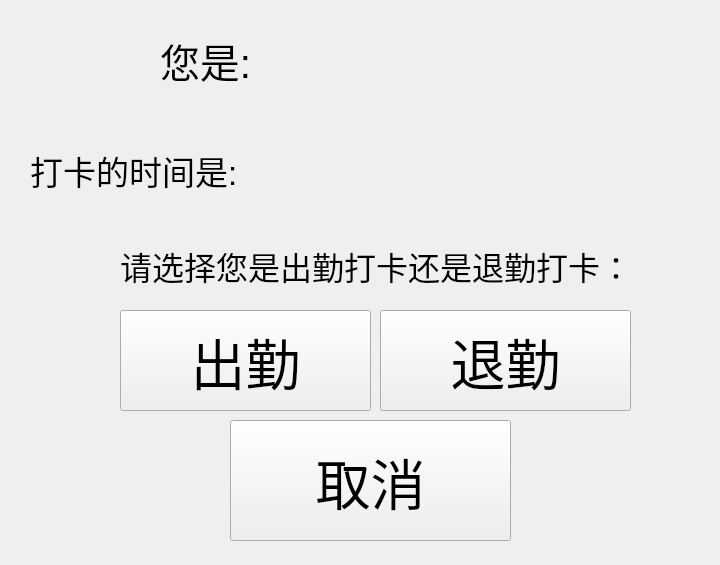
<?xml version="1.0" encoding="UTF-8"?>
<ui version="4.0">
 <class>pageofchooseinorout</class>
 <widget class="QWidget" name="pageofchooseinorout">
  <property name="geometry">
   <rect>
    <x>0</x>
    <y>0</y>
    <width>720</width>
    <height>565</height>
   </rect>
  </property>
  <property name="windowTitle">
   <string>Form</string>
  </property>
  <property name="styleSheet">
   <string notr="true"/>
  </property>
  <widget class="QLabel" name="label">
   <property name="geometry">
    <rect>
     <x>160</x>
     <y>20</y>
     <width>131</width>
     <height>81</height>
    </rect>
   </property>
   <property name="font">
    <font>
     <pointsize>30</pointsize>
    </font>
   </property>
   <property name="text">
    <string>您是:</string>
   </property>
  </widget>
  <widget class="QLabel" name="checkname">
   <property name="geometry">
    <rect>
     <x>310</x>
     <y>20</y>
     <width>211</width>
     <height>81</height>
    </rect>
   </property>
   <property name="font">
    <font>
     <pointsize>30</pointsize>
    </font>
   </property>
   <property name="text">
    <string/>
   </property>
  </widget>
  <widget class="QLabel" name="label_2">
   <property name="geometry">
    <rect>
     <x>30</x>
     <y>140</y>
     <width>241</width>
     <height>61</height>
    </rect>
   </property>
   <property name="font">
    <font>
     <pointsize>25</pointsize>
    </font>
   </property>
   <property name="text">
    <string>打卡的时间是:</string>
   </property>
  </widget>
  <widget class="QLabel" name="checktime">
   <property name="geometry">
    <rect>
     <x>250</x>
     <y>140</y>
     <width>451</width>
     <height>71</height>
    </rect>
   </property>
   <property name="font">
    <font>
     <pointsize>25</pointsize>
    </font>
   </property>
   <property name="text">
    <string/>
   </property>
  </widget>
  <widget class="QLabel" name="label_3">
   <property name="geometry">
    <rect>
     <x>120</x>
     <y>240</y>
     <width>501</width>
     <height>51</height>
    </rect>
   </property>
   <property name="font">
    <font>
     <pointsize>24</pointsize>
    </font>
   </property>
   <property name="text">
    <string>请选择您是出勤打卡还是退勤打卡：</string>
   </property>
  </widget>
  <widget class="QPushButton" name="chuqinbutton">
   <property name="geometry">
    <rect>
     <x>120</x>
     <y>310</y>
     <width>251</width>
     <height>101</height>
    </rect>
   </property>
   <property name="font">
    <font>
     <pointsize>41</pointsize>
    </font>
   </property>
   <property name="text">
    <string>出勤</string>
   </property>
  </widget>
  <widget class="QPushButton" name="tuiqinbutton">
   <property name="geometry">
    <rect>
     <x>380</x>
     <y>310</y>
     <width>251</width>
     <height>101</height>
    </rect>
   </property>
   <property name="font">
    <font>
     <pointsize>41</pointsize>
    </font>
   </property>
   <property name="text">
    <string>退勤</string>
   </property>
  </widget>
  <widget class="QPushButton" name="cancelbutton">
   <property name="geometry">
    <rect>
     <x>230</x>
     <y>420</y>
     <width>281</width>
     <height>121</height>
    </rect>
   </property>
   <property name="font">
    <font>
     <pointsize>41</pointsize>
    </font>
   </property>
   <property name="text">
    <string>取消</string>
   </property>
  </widget>
 </widget>
 <resources/>
 <connections/>
</ui>
